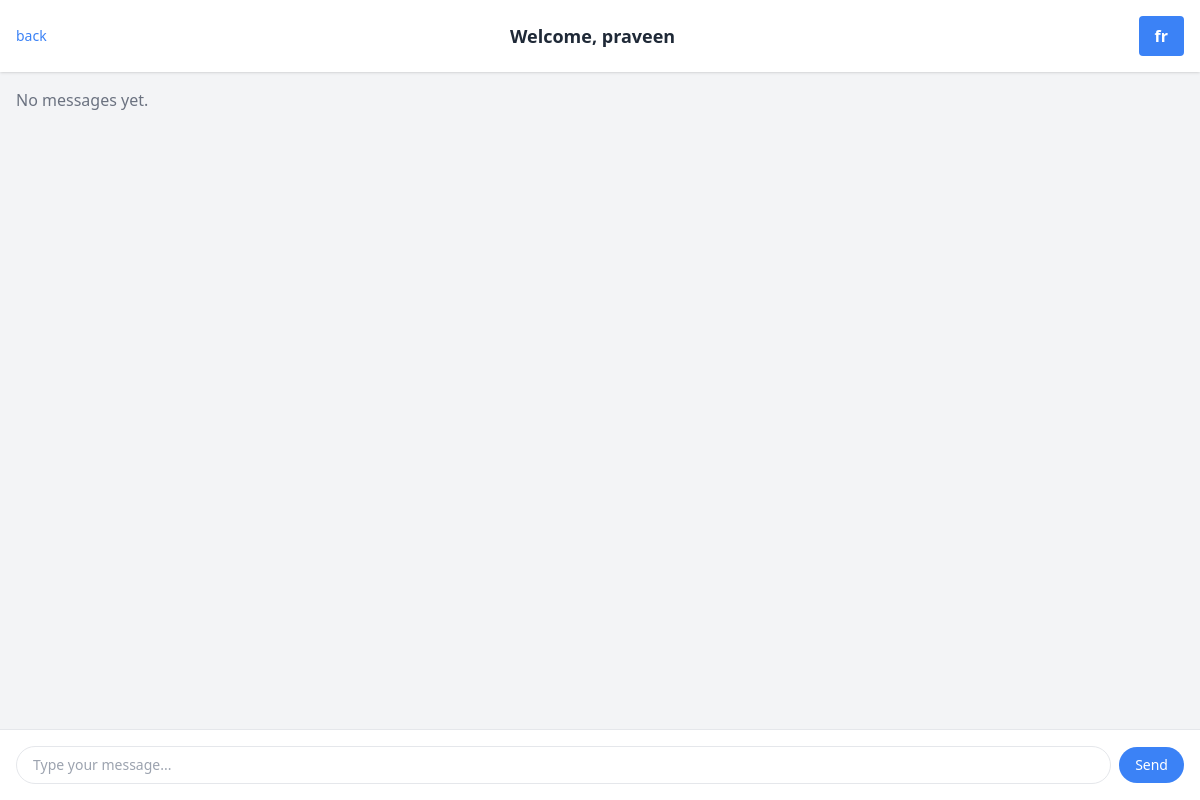
Page /screen/praveen/ (signed in) on the earlier database version.
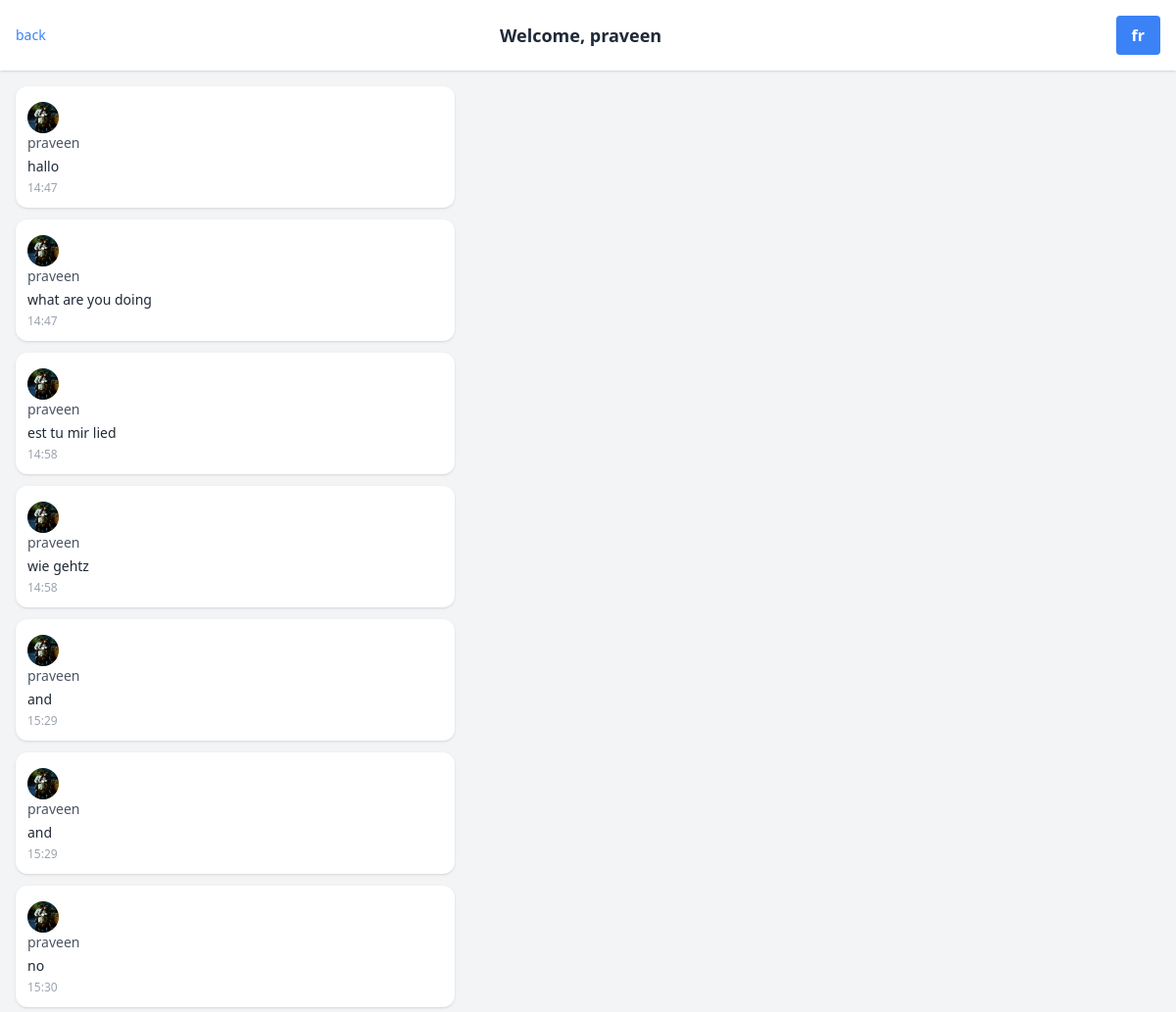
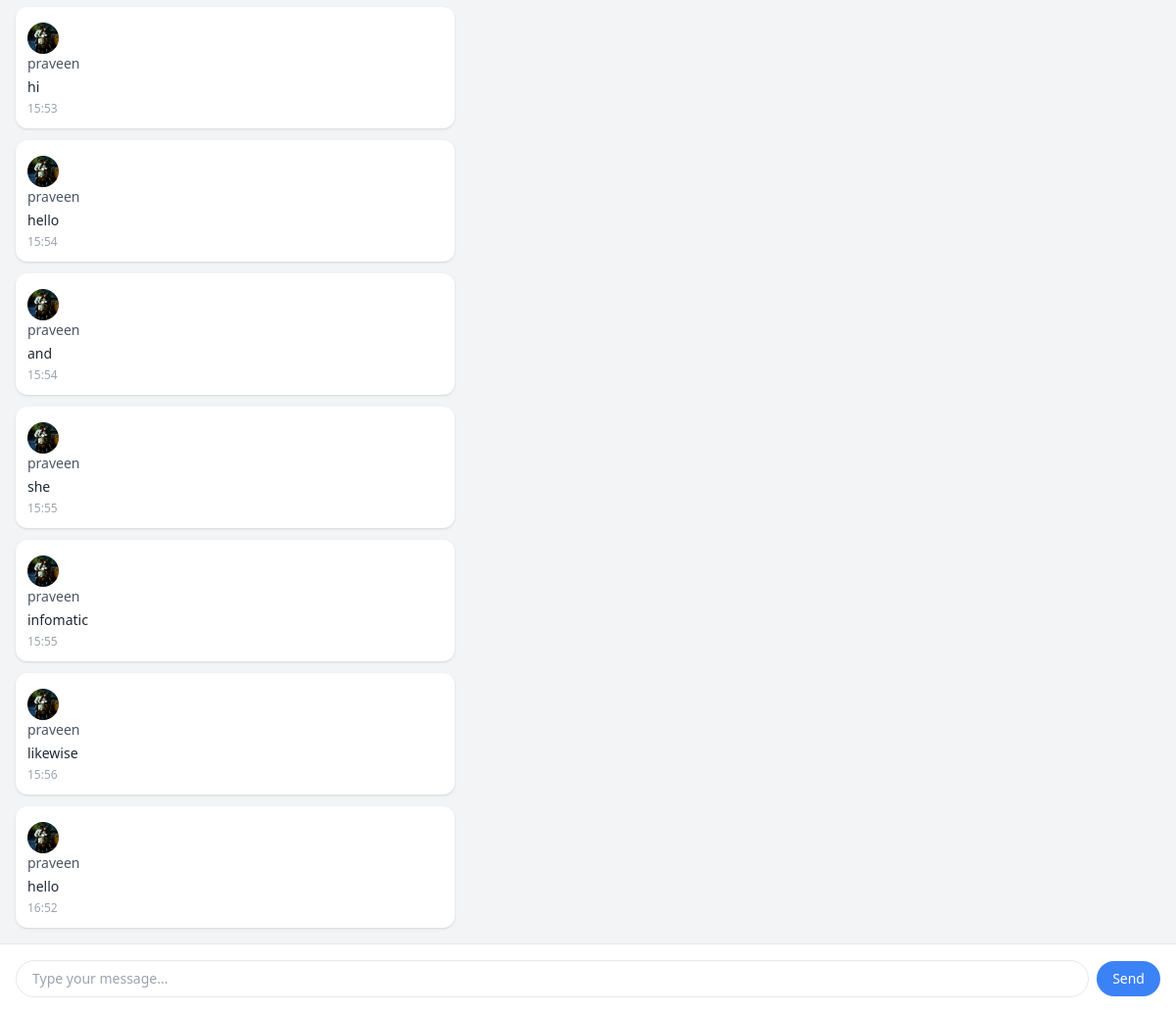
Same page on the later database version (2 pictures, top to bottom).
### myapp/models.py (models this page shows)
class User(AbstractUser):
    email = models.EmailField(default='example@example.com')
    pfp = models.ImageField(upload_to="profile_photo/", null=True, blank=True)
    plang = models.CharField(
        max_length=10,
        choices=[
            ('en', 'English'),
            ('es', 'Spanish'),
            ('fr', 'French'),
            ('de', 'German'),
            ('zh', 'Chinese'),
            ('ja', 'Japanese'),
            ('ru', 'Russian'),
        ],
        default='en'
    )
    lmode = models.BooleanField(default=False)

### msg/models.py (models this page shows)
class Message(models.Model):
    sender = models.ForeignKey(AUTH_USER_MODEL, on_delete= models.CASCADE, related_name="user1", null= True)
    reciever = models.ForeignKey(AUTH_USER_MODEL, on_delete= models.CASCADE, related_name="user2", null= True)
    text = models.TextField()
    time = models.DateTimeField(auto_now_add= True)

### msg/views.py (the view)
# urls.py: path("<str:username>/",text_view,name= "text"),
@login_required
def text_view(request, username):
    user1 = request.user.username
    user2 = username
    messages = Message.objects.filter(
        Q(sender__username=user1, reciever__username=user2) |
        Q(sender__username=user2, reciever__username=user1)
    ).order_by('time')
    if request.user.lmode == True:
        print("Translating messages")
        for msg in messages:
            msg.translated_text = translateLang(msg.text, request.user.plang)
    else:
        print("No translation needed")
        for msg in messages:
            msg.translated_text = msg.text
    return render(request, 'msg/messages.html', {
        'messages': messages,
        'reciever': User.objects.get(username=username)
    })

### msg/utils.py (called while the page is built)
def translateLang(msg,lang):
    try:
        msg = GoogleTranslator(source='auto', target=lang).translate(msg)
    except Exception as e:
        pass
    return msg

### msg/templates/msg/messages.html (shortened to what this page needs)
{%load static%}
<!DOCTYPE html>
<html lang="en">
<head>
  <script src="https://cdn.tailwindcss.com"></script>
</head>
<body class="bg-gray-100 h-screen flex flex-col">
<header class="bg-white shadow p-4 flex justify-between items-center">
  <a href="{%url 'msg:screen'%}" class="text-sm text-blue-500 hover:text-lightblue-700 font-medium">
    back
  </a>
<div class="text-lg font-semibold text-gray-800 flex-1 text-center">
    Welcome, <a href="{% url 'myapp:profile' reciever.username%}">{{reciever.username }}</a>
</div>
<div class="text-left">
  <form method="POST" action="{% url 'msg:text_toggle' reciever.username%}">
    {% if user.lmode %}
    <button
      type="submit"
      name="lang"
      value="toggle"
      class="px-4 py-2 font-bold text-white bg-blue-500 hover:bg-blue-700 rounded"
    >
      {{user.plang}}
    </button>
    {%endif%}
  </form>
</div>
</header>
  <main id="chat-box" class="flex-1 overflow-y-auto p-4 space-y-3">
    {% for message in messages %}
      <div class="max-w-md {% if message.sender == request.user %}ml-auto bg-blue-100{% else %}mr-auto bg-white{% endif %} p-3 rounded-xl shadow text-sm">
        <div class="flex items-start gap-2 max-w-md">
        {% if message.user != request.user %}
          {% if message.sender.pfp%}
            <img src="{{ message.sender.pfp.url }}" class="w-8 h-8 rounded-full object-cover mt-1" alt="pfp">
          {% else %}
            <img src="{% static 'default_pfp.png' %}" class="w-8 h-8 rounded-full object-cover mt-1" alt="pfp">
          {% endif %}
        {% endif %}
        </div>
          <div class="text-gray-600 font-medium">
            {% if message.user == request.user %}
            <a href="{% url 'myapp:profile' %}">
              {{ message.sender.username }}
            </a>
            {%else%}
            <a href="{% url 'myapp:profile' message.user.username|default:'anonymous' %}">
              {{ message.sender.username }}
            </a>
            {%endif%}
          </div>
        <div class="text-gray-800 mt-1">
            {% if message.translated_text %}
              {{ message.translated_text }}
            {% else %}
              {{ message.text }}
            {% endif %}
            </div>
        <div class="text-xs text-gray-400 mt-1">{{ message.time|date:"H:i" }}</div>
      </div>
    {% empty %}
      <p class="text-gray-500">No messages yet.</p>
    {% endfor %}
  </main>
  <form method="post" class="bg-white p-4 flex items-center gap-2 border-t" action="{% url 'msg:text_send' reciever.username%}">
    <input
      type="text"
      name="text"
      placeholder="Type your message..."
      required
      class="flex-1 border rounded-full px-4 py-2 text-sm focus:outline-none focus:ring-2 focus:ring-blue-400"
    />
    <button type="submit" class="bg-blue-500 text-white rounded-full px-4 py-2 text-sm hover:bg-blue-600">
      Send
    </button>
  </form>
</body>
</html>

Differences in the rows shown:
added Message: sender.pfp (picture), sender.username "praveen", text "hallo", time "14:47"
added Message: sender.pfp (picture), sender.username "praveen", text "what are you doing", time "14:47"
added Message: sender.pfp (picture), sender.username "praveen", text "est tu mir lied", time "14:58"
added Message: sender.pfp (picture), sender.username "praveen", text "wie gehtz", time "14:58"
added Message: sender.pfp (picture), sender.username "praveen", text "and", time "15:29"
added Message: sender.pfp (picture), sender.username "praveen", text "and", time "15:29"
added Message: sender.pfp (picture), sender.username "praveen", text "no", time "15:30"
added Message: sender.pfp (picture), sender.username "praveen", text "hi", time "15:53"
added Message: sender.pfp (picture), sender.username "praveen", text "hello", time "15:54"
added Message: sender.pfp (picture), sender.username "praveen", text "and", time "15:54"
added Message: sender.pfp (picture), sender.username "praveen", text "she", time "15:55"
added Message: sender.pfp (picture), sender.username "praveen", text "infomatic", time "15:55"
added Message: sender.pfp (picture), sender.username "praveen", text "likewise", time "15:56"
added Message: sender.pfp (picture), sender.username "praveen", text "hello", time "16:52"
Other differences:
text no longer shown: "No messages yet."
